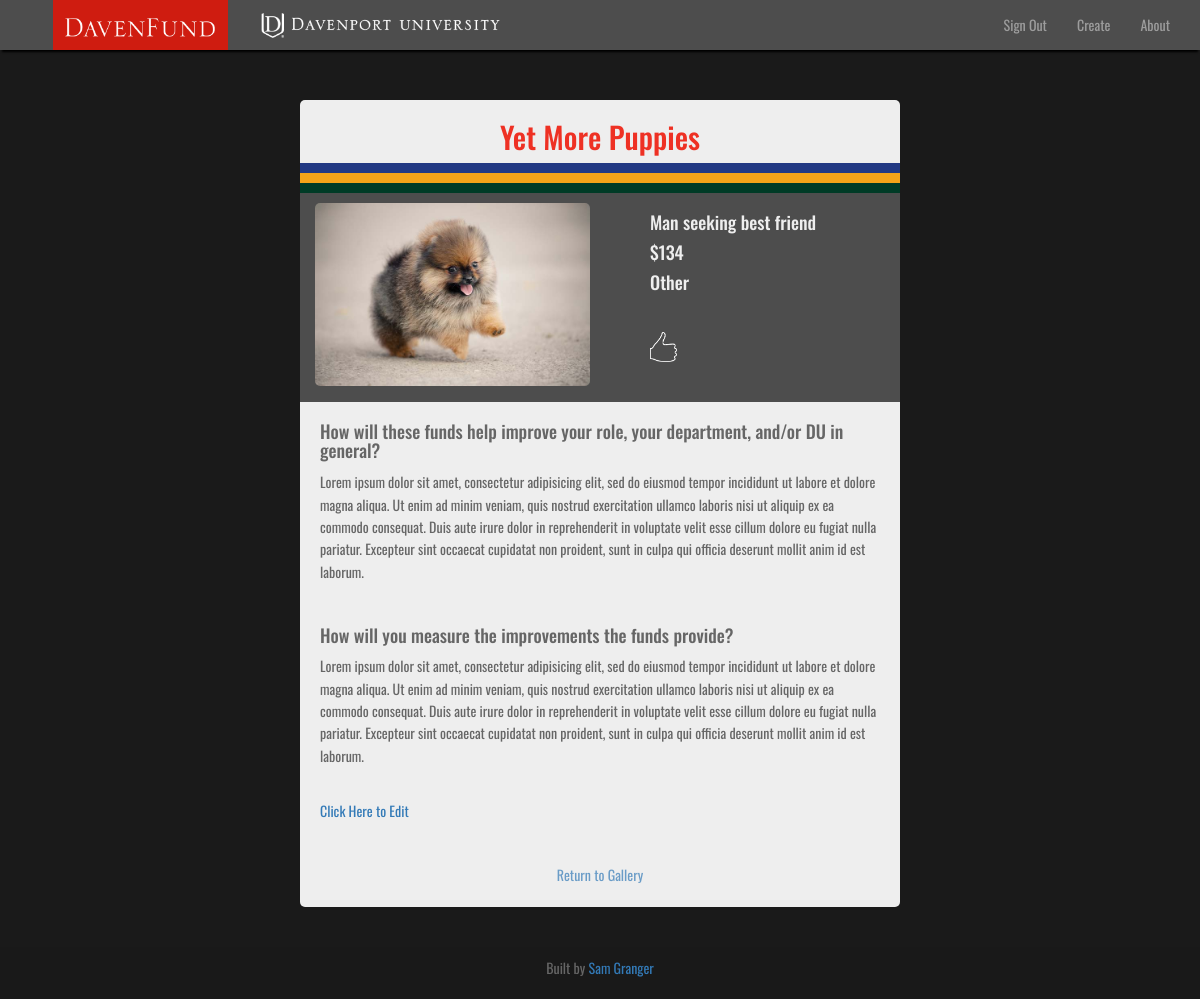
Page /profile.php?id=8 on the committed database.
### tables this page shows
CREATE TABLE `proposals` (
  `id` int(11) unsigned NOT NULL,
  `pname` varchar(250) NOT NULL,
  `pdept` varchar(250) NOT NULL,
  `pamount` int(11) NOT NULL,
  `prequest` varchar(30) NOT NULL,
  `pdescription` text NOT NULL,
  `pmeasure` text NOT NULL,
  `pdocument` text NOT NULL,
  `pfeedback` text NOT NULL,
  `pcomments` text NOT NULL,
  `image` varchar(200) NOT NULL
);

### assets/includes/rowvars.php (called while the page is built, shortened)
<?php
$id = $_GET['id'];
try {
$sql = "SELECT * FROM proposals WHERE id='$id'";
$results = $pdoConnect->query($sql);
} catch (PDOException $e) {
  echo $e->getMessage();
}
while ($row = $results->fetch(PDO::FETCH_ASSOC)) {
  $id = $row['id'];
  $pn = $row['pname'];
  $pd = $row['pdept'];
  $pa = $row['pamount'];
  $pr = $row['prequest'];
  $pdes = $row['pdescription'];
  $pm = $row['pmeasure'];
  $pim = $row['image'];
}

### profile.php (the view, shortened to what this page needs)
<?php
  include('assets/includes/db.php');
  include('assets/includes/header.php');
  include('assets/includes/rowvars.php');
?>
<div class="center-container">
  <div class="proposal-container">
    <h2><?php echo $pn ?></h2>
    <div class="proposal-title">
      <div class="blue-box"></div>
      <div class="yellow-box"></div>
      <div class="green-box"></div>
    </div>
    <div class="half-holder">
      <div class="left-half">
       <div class="box-text twin l-twin">
          <img class="profile-img" src="<?php echo $pim ?>" alt="">
       </div>
     </div>
     <div class="right-half">
       <div class="box-text twin r-twin">
         <ul>
           <h4><?php echo $pd ?></h4>
           <h4>$<?php echo $pa ?></h4>
           <h4><?php echo $pr ?></h4>
           <img class="like like-outline" src="assets/img/Like Simple - OUTLINE.png" alt="">
          </ul>
       </div>
     </div>
    </div>
   <div class="prop-answer-container">
     <h4>How will these funds help improve your role, your department, and/or DU in general?</h4>
     <p><?php echo $pdes ?></p>
     <br>
     <h4>How will you measure the improvements the funds provide?</h4>
     <p><?php echo $pm ?></p>
     <br>
     <a href="edit.php?id=<?php echo $id ?>">Click Here to Edit</a>
   </div>
   <a href="everybody.php">
     <div class="gall-back">
       <p>Return to Gallery</p>
     </div>
   </a>
  </div>
</div>
<?php include 'assets/includes/footer.php'; ?>

### assets/css/main.css (style rules this page uses)
html { font-family: sans-serif; -ms-text-size-adjust: 100%; -webkit-text-size-adjust: 100%; }
body { margin: 0; }
a { background-color: transparent; }
img { border: 0; }
html { height: 100%; }
body { background-color: #1a1a1a; position: relative; min-height: 100%; margin: 0; padding-bottom: 6rem; font-size: 14px; line-height: 1.6; font-family: 'Oswald', sans-serif; color: #666; -webkit-font-smoothing: antialiased; -webkit-text-size-adjust: 100%; }
a { text-decoration: none; }
.center-container { border-radius: 10px; max-width: 600px; margin: 0 auto; text-align: center; }
.box-text { text-align: left; padding: 0 20px; margin: 0 auto; }
.half-holder { min-height: 200px; width: 100%; background-color: #4d4d4d; }
.left-half, .right-half { display: inline-block; width: 50%; }
.right-half { float: right; }
.twin { width: 300px; padding: 10px; color: #eee; }
.l-twin { float: right; }
.r-twin { float: left; }
.like { margin-top: 30px; height: 30px; width: auto; cursor: pointer; }
.proposal-container { margin-top: 100px; background-color: #eee; border-radius: 5px; }
.proposal-container h2 { padding-top: 20px; color: #ee3124; }
.blue-box, .yellow-box, .green-box { width: 100%; height: 10px; }
.blue-box { background-color: #223983; }
.yellow-box { background-color: #f4a319; }
.green-box { background-color: #003b26; }
.profile-img { max-height: 200px; max-width: 275px; display: block; margin: 0 auto; border-radius: 5px; float: right; }
.prop-answer-container { margin: 20px 20px 40px 20px; text-align: left; }
.gall-back { position: relative; margin: 0 auto; bottom: 20px; text-align: center; border-radius: 5px; height: auto; width: 200px; opacity: 0.7; }

### rows in the picture
proposals: pname "Yet More Puppies", image (picture), pdept "Man seeking best friend", pamount "134", prequest "Other", pdescription "Lorem ipsum dolor sit amet, consectetur adipisicing elit, sed do eiusmod tempor incididunt ut labore et dolore magna aliqua. Ut enim ad minim veniam, quis nostrud exercitation ullamco laboris nisi ut aliquip ex ea commodo consequat. Duis aute irure dolor in reprehenderit in voluptate velit esse cillum dolore eu fugiat nulla pariatur. Excepteur sint occaecat cupidatat non proident, sunt in culpa qui officia deserunt mollit anim id est laborum.", pmeasure "Lorem ipsum dolor sit amet, consectetur adipisicing elit, sed do eiusmod tempor incididunt ut labore et dolore magna aliqua. Ut enim ad minim veniam, quis nostrud exercitation ullamco laboris nisi ut aliquip ex ea commodo consequat. Duis aute irure dolor in reprehenderit in voluptate velit esse cillum dolore eu fugiat nulla pariatur. Excepteur sint occaecat cupidatat non proident, sunt in culpa qui officia deserunt mollit anim id est laborum."
